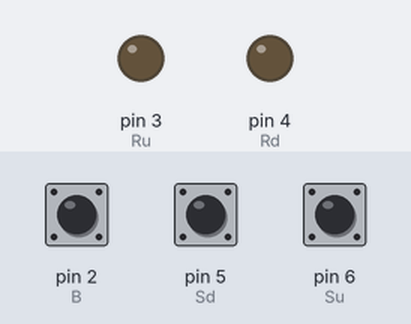
A sketch run on a simulated Arduino Uno, built with avr-gcc and run on an emulated ATmega328P. Parts: output pins drawn as LEDs (lit = HIGH). Dashed ring = blinking. The test bench sets the inputs (shaded band); at power-on: pin 2 (B) HIGH, pin 5 (Sd) HIGH, pin 6 (Su) HIGH.

Above: at 1.2 s.
1.3 s: pin 2 (B) pulled LOW for 1 s
At 3.4 s:
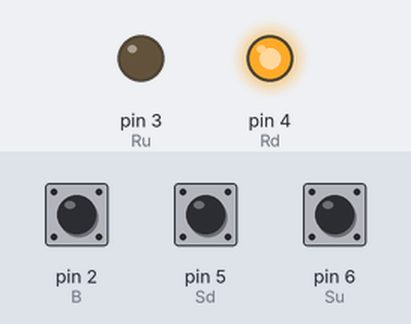
3.8 s: pin 2 (B) pulled LOW for 0.15 s
At 4.8 s:
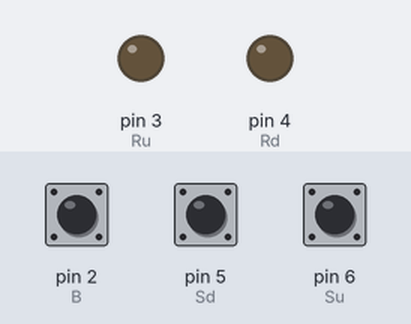
5.4 s: pin 2 (B) pulled LOW for 3.2 s
At 5.62 s:
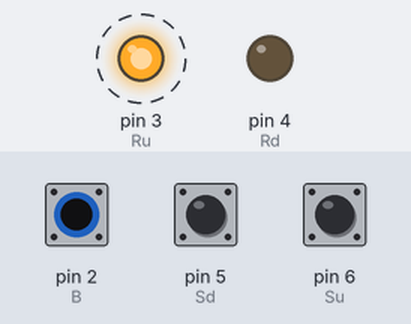
Timing chart, 0 to 9.9 s (numbered marks = the images above; inputs shaded):
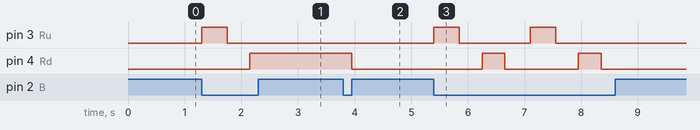

The sketch:

desk_control_toggle.ino
```cpp
/*

 Toggles a motorized sit/stand desk between sitting position and standing position.
 Hardware/Circuit Requirements:
   (2) 5v coil, 20V+/0.5A+ relay (or some electrically activated switch/transistor that matches the values of your desk controls)
   (1) motor-controlled desk with a simple 2-direction, 3-conductor control interface
   (1) normally-open momentary switch
   (2) normally-open reed switches
   (2) arrays of (14) 6.4mm x 1.8mm disc neodymium magnets taped to max/min (or some magnet strong enough to close the reed switch)
   wires and cables and stuff
   (I used:
     - A leviton-type RJ45 jack to connect the circuit to the controller
     - 3.5mm stereo jacks to connect the button to the circuit

 This would be more efficient/expensive with:
   - reed switches at the max and min points
   - some way to directly measure height/distance.

 created some October Sunday in 2015
 by Justin Farris
 */


// first section of globals can be configured to meet your desk configuration
const int B = 2; // toggle button
const int Ru = 3; // up relay
const int Rd = 4;//9; // down relay
const int Sd = 5; // sitting reed switch
const int Su = 6; // standing reed switch
int Tm = 18500; // max travel time from max to min
int Td = 4500; // time from bottom reed switch to min height
int Tu = 12900; // time from top reed switch to min height
int Offset = 750; // how long after reed switch is closed to stop moving
int bDelay = 350; // how long to wait between button press detection (to prevent accidental double-click)

// this is probably an inefficient use of globals, but idgaf
int Bs = 0; // button state
int Sds = 0; // down reed switch state
int Sus = 0; // up reed switch state
int RP = Rd; // default relay for positive movement within move() (down)
int RN = Ru; // default relay for negative movement within move(), (up)
int S = Sd; // default reed switch to test within move() (sitting)
int Ss = Sds; // default reed switch state within move() (down/Sds)
int T1 = Tm; // default time for first direction of seek within move()
int T2 = Td; // default time for second direction of seek within move()

char lastDir = 'n'; // used to toggle direction after a forced stop with the button

// the setup function runs once when you press reset or power the board
void setup() {
  Serial.begin(9600);
  pinMode(Ru, OUTPUT);
  pinMode(Rd, OUTPUT);
  pinMode(B, INPUT_PULLUP);
  pinMode(Su, INPUT_PULLUP);
  pinMode(Sd, INPUT_PULLUP);
}

// the loop function runs over and over again forever
void loop() {

  Bs = digitalRead(B);
  Sds = digitalRead(Sd);
  Sus = digitalRead(Su);
  if (Bs == LOW) { // if the button is pressed...
//    Serial.println("Button is pressed, so I'll do something.");
//    Serial.println("Sd & Su are: ");
//    Serial.println(Sds);
//    Serial.println(Sus);

// If Su and Sd are closed, something is wrong so don't do anything:
    if ((Sus == LOW) && (Sds == LOW)) {
//      Serial.println("Both reed switches are closed.\nI don't know what to do, so I'll do nothing.");
    }

// Else If Su is closed, move to sitting position
    else if (Sus == LOW) {
//      Serial.println("Standing switch is closed. Moving to sitting position.");
        move('d');
    }

// Else If Sd is closed, move to standing position
    else if (Sds == LOW) {
//      Serial.println("Sitting switch is closed. Moving to standing position.");
      move('u');
    }

// Else If Su and Sd are open, move to bottom then move up to sitting position, or stop at sit position if we pass it.
    else if ((Sus == HIGH) && (Sds == HIGH)) {
//      Serial.println("No reed switches closed.\nNo idea where I am, so I'll try to find a switch one way or the other.");
      if (lastDir == 'u') {
        move('d');
      }
      else {
        move('u');
      }
    }


}
}

void stop() {
  delay(50);
  digitalWrite(Rd, LOW);
  delay(50);
  digitalWrite(Ru, LOW);
  delay(50);
}

int move(char dir) {
    lastDir = 'd';
    RP = Rd;
    RN = Ru;
    S = Sd;
    Ss = Sds;
    T1 = Tm;
    T2 = Td;
  if (dir == 'u') {
    lastDir = 'u';
    RP = Ru;
    RN = Rd;
    S = Su;
    Ss = Sus;
    T1 = Tm;
    T2 = Tm - Tu;
  }
//  Serial.print("DEBUG: direction is ");
//  Serial.println(dir);
//  Serial.print("DEBUG: RP is ");
//  Serial.println(RP);

// Start moving. If I find the reed switch, stop. If not, stop after max travel time
  unsigned long previousMillis = 0;
  unsigned long currentMillis = 0;
  int trip = 0;
  digitalWrite(RP, HIGH);
  previousMillis = millis();
  while (true) {
     currentMillis = millis();

     delay(bDelay);  //delay so that a lingering finger doesn't immediately negate a legit button-press

     Bs = digitalRead(B);
     Ss = digitalRead(S);

     if (Bs == LOW) {
       stop();
       delay(bDelay);
       return 1;
     }

     if (Ss == LOW) {
       delay(Offset); //replace with specific offsets and check trip count if switches aren't identical
       //or replace offset with overshoot-and-refind
       stop();
       return 0;
     }
     else if ((trip == 0) && (currentMillis - previousMillis > T1)) {
       previousMillis = currentMillis;
       stop();
       digitalWrite(RN, HIGH);
       trip++;
     }
     else if ((trip == 1) && (currentMillis - previousMillis > T2)) {
         stop();
         return 1;

       }
  }

  return 0;
}
```

Measured:
- after the input at 1.3 s, pin 3 (Ru): LOW → HIGH at once, → LOW 0.45 s later; pin 4 (Rd): LOW → HIGH after 0.85 s
- after the input at 3.8 s, pin 4 (Rd): HIGH → LOW after 0.15 s
- after the input at 5.4 s, pin 3 (Ru): alternates HIGH for 0.45 s and LOW for 1.3 s, 4 changes in all, then stays LOW, starting at once; pin 4 (Rd): alternates HIGH for 0.40 s and LOW for 1.3 s, 4 changes in all, then stays LOW, starting after 0.85 s
